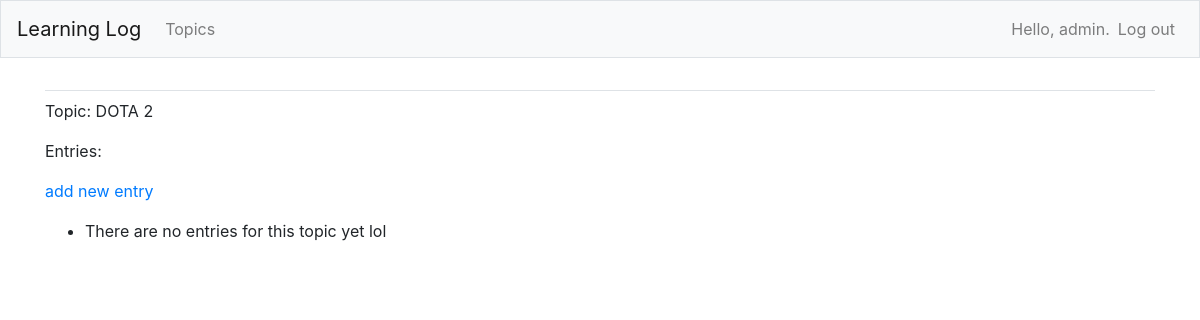
The app's page /topics/3/ (signed in), older data.
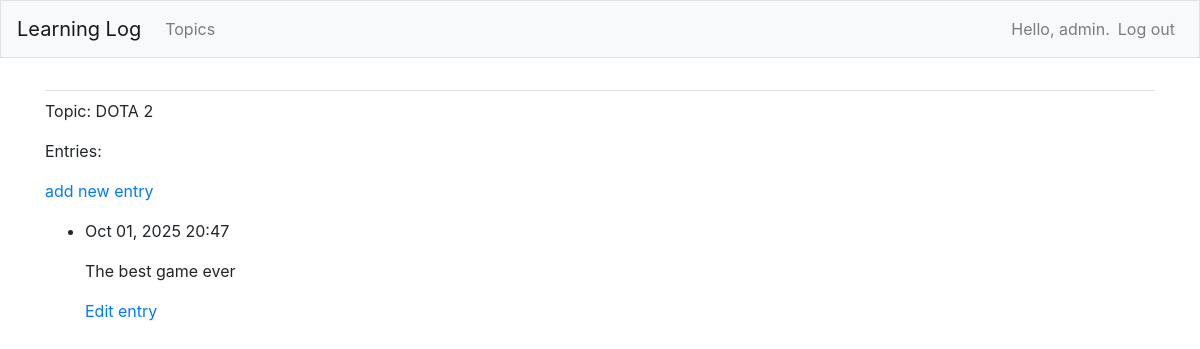
The same page, newer data.
### learning_logs/models.py (models this page shows, shortened)
class Topic(models.Model):
    text = models.CharField(max_length=200)
    date_added = models.DateTimeField(auto_now_add=True)
    owner = models.ForeignKey(User, on_delete=models.CASCADE)
    def __str__(self):
        return self.text

class Entry(models.Model):
    topic = models.ForeignKey(Topic, on_delete=models.CASCADE)
    text = models.TextField()
    date_added = models.DateTimeField(auto_now_add=True)
    class Meta:
        verbose_name_plural = 'entries'

### learning_logs/views.py (the view)
# urls.py: path('topics/<int:topic_id>/', views.topic, name='topic'),
@login_required
def topic(request, topic_id):
    topic = Topic.objects.get(id=topic_id)
    if topic.owner != request.user:
        raise Http404
    entries = topic.entry_set.order_by('-date_added')
    context = {'topic': topic, 'entries': entries}
    return render(request, 'learning_logs/topic.html', context)

### learning_logs/templates/learning_logs/topic.html
{% extends 'learning_logs/base.html' %}
{% block content %}
	<p>Topic: {{ topic }}</p>
	<p>Entries:</p>
  <p>
  <a href="{% url 'learning_logs:new_entry' topic.id %}">add new entry</a>
  </p>
  <ul>
		{% for entry in entries %}
		<li>
			<p>{{ entry.date_added|date:'M d, Y H:i' }}</p>
			<p>{{ entry.text|linebreaks }}</p>
		  <p>
        <a href="{% url 'learning_logs:edit_entry' entry.id %}">Edit entry</a>
      </p>
    </li>
		{% empty %}
		<li>There are no entries for this topic yet lol</li>
		{% endfor %}
	</ul>
{% endblock content %}

### learning_logs/templates/learning_logs/base.html (shortened to what this page needs)
{% load bootstrap4 %}
<!doctype html>
<html lang="en">
<head>
	{% bootstrap_css %}
</head>
<body>
<nav class="navbar navbar-expand-md navbar-light bg-light mb-4 border">
	<a class="navbar-brand" href="{% url 'learning_logs:index' %}">
		Learning Log</a>
	<div class="collapse navbar-collapse" id="navbarCollapse">
		<ul class="navbar-nav mr-auto">
			<li class="nav-item">
				<a class="nav-link" href="{% url 'learning_logs:topics' %}">
					Topics</a></li>
		</ul>
		<ul class="navbar-nav ml-auto">
			{% if user.is_authenticated %}
				<li class="nav-item">
					<span class="navbar-text"> Hello, {{ user.username }}.</span>
				</li>
				<li class="nav-item">
					<a class="nav-link" href="{% url 'users:logout' %}">Log out</a>
				</li>
			{% else %}
				<li class="nav-item">
					<a class="nav-link" href="{% url 'users:register' %}">Register</a>
				</li>
				<li class="nav-item">
					<a class="nav-link" href="{% url 'users:login' %}">Log in</a></li>
			{% endif %}
		</ul>
	</div>
</nav>
<main role="main" class="container">
	<div class="pb-2 mb-2 border-bottom">
	</div>
	<div>
		{% block content %}{% endblock content %}
	</div>
</main>
</body>
</html>

Row changes from the older to the newer data that the page shows:
added Entry: date_added "Oct 01, 2025 20:47", text "The best game ever"
Text that changed along with them:
text no longer shown: "There are no entries for this topic yet lol"
